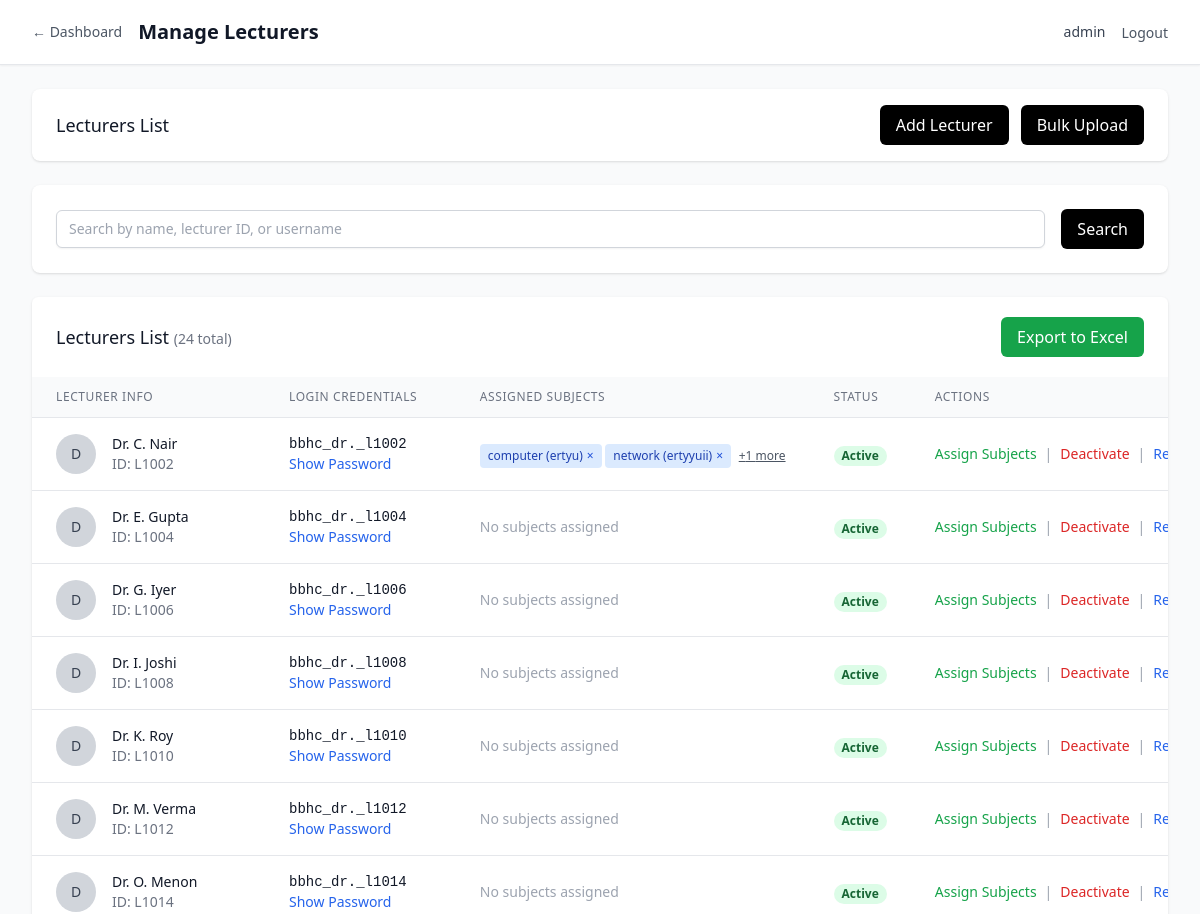
/management/lecturers (signed in, upper part), run on an earlier commit of the app's database.
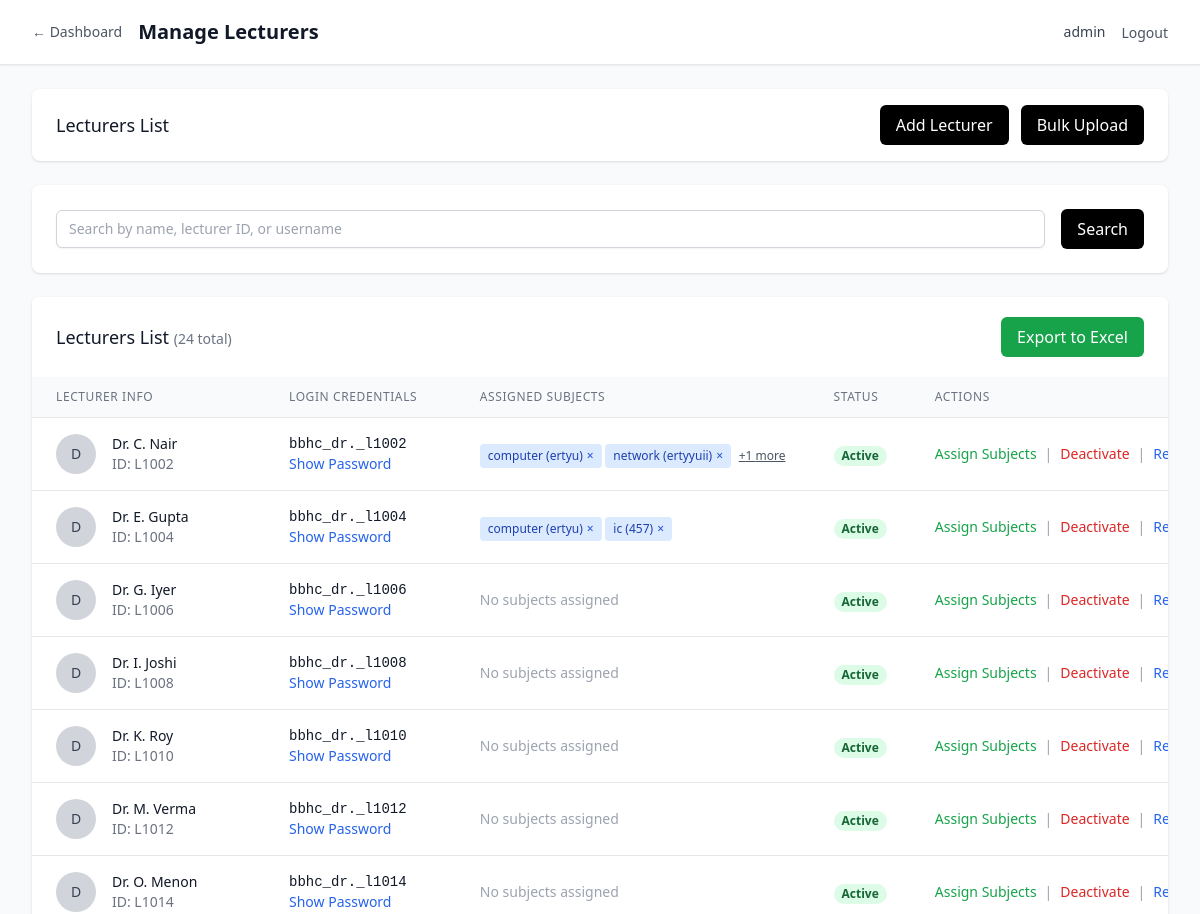
And on a later commit of the database.
### models/user.py (models this page shows, shortened)
class Lecturer(db.Model):
    __tablename__ = 'lecturer'
    id = db.Column(db.Integer, primary_key=True)
    lecturer_id = db.Column(db.String(20), unique=True, nullable=False, index=True)
    name = db.Column(db.String(100), nullable=False)
    username = db.Column(db.String(80), unique=True, nullable=False, index=True)
    password_hash = db.Column(db.String(120), nullable=False)
    password_encrypted = db.Column(db.Text, nullable=True)  # Encrypted password for management access
    email = db.Column(db.String(120), unique=True, nullable=True)
    created_at = db.Column(db.DateTime, default=datetime.utcnow)
    last_login = db.Column(db.DateTime)
    is_active = db.Column(db.Boolean, default=True)
    subject_assignments = db.relationship('SubjectAssignment', backref='lecturer', lazy='dynamic')
    attendance_records = db.relationship('AttendanceRecord', backref='lecturer', lazy='dynamic')
    monthly_summaries = db.relationship('MonthlyAttendanceSummary', backref='lecturer', lazy='dynamic')
    student_marks = db.relationship('StudentMarks', backref='lecturer', lazy='dynamic')
    def get_assigned_subjects(self):
        from datetime import datetime
        current_year = datetime.now().year
        active_assignments_current_year = (
            self.subject_assignments
                .filter_by(academic_year=current_year, is_active=True)
                .all()
        )
        return [assignment.subject for assignment in active_assignments_current_year]

### models/academic.py (models this page shows, shortened)
class Subject(db.Model):
    __tablename__ = 'subject'
    id = db.Column(db.Integer, primary_key=True)
    name = db.Column(db.String(100), nullable=False)
    code = db.Column(db.String(20), nullable=False, index=True)
    course_id = db.Column(db.Integer, db.ForeignKey('course.id'), nullable=False)
    semester = db.Column(db.Integer, nullable=False)
    year = db.Column(db.Integer, nullable=False)
    credits = db.Column(db.Integer, default=3)
    description = db.Column(db.Text, nullable=True)
    created_at = db.Column(db.DateTime, default=datetime.utcnow)
    is_active = db.Column(db.Boolean, default=True)
    assignments = db.relationship('SubjectAssignment', backref='subject', lazy='dynamic')
    enrollments = db.relationship('StudentEnrollment', backref='subject', lazy='dynamic')
    attendance_records = db.relationship('AttendanceRecord', backref='subject', lazy='dynamic')
    monthly_summaries = db.relationship('MonthlyAttendanceSummary', backref='subject', lazy='dynamic')
    student_marks = db.relationship('StudentMarks', backref='subject', lazy='dynamic')
    __table_args__ = (db.UniqueConstraint('code', 'course_id', name='unique_subject_code_per_course'),)

### routes/auth.py (the view)
        def decorated_function(*args, **kwargs):
            if not SessionManager.is_authenticated(session):
                flash('Please log in to access this page', 'error')
                return redirect(url_for('auth.index'))
            if user_type:
                if user_type == 'management' and not SessionManager.is_management(session):
                    flash('Access denied. Management login required.', 'error')
                    return redirect(url_for('auth.management_login'))
                elif user_type == 'lecturer' and not SessionManager.is_lecturer(session):
                    flash('Access denied. Lecturer login required.', 'error')
                    return redirect(url_for('auth.lecturer_login'))
            return f(*args, **kwargs)

### templates/management/lecturers.html (shortened to what the changed rows need)
{% extends "base.html" %}
{% block content %}
<div x-data="{
  showAddLecturerModal: false,
  showBulkUploadModal: false,
  showSubjectAssignmentModal: false,
  selectedLecturer: null,
  selectedSubjects: [],
  searchQuery: '',
  showDropdown: false,
  allSubjects: [
    {% for subject in subjects %}
    { id: {{ subject.id }}, name: '{{ subject.name }}', code: '{{ subject.code }}', course_name: '{{ subject.course.name }}' }{% if not loop.last %},{% endif %}
    {% endfor %}
  ],
  errors: {},
  formData: { lecturer_id: '', name: '', subject_ids: [] },
  validateForm() {
    this.errors = {};
    if (!this.formData.lecturer_id) this.errors.lecturer_id = 'Lecturer ID is required';
    if (!this.formData.name) this.errors.name = 'Name is required';
    return Object.keys(this.errors).length === 0;
  },
  handleSubmit(event) {
    if (!this.validateForm()) { event.preventDefault(); return; }
    const form = event.target;
    const formData = new FormData(form);
    fetch(form.action, {
      method: 'POST',
      body: formData,
      headers: { 'X-Requested-With': 'XMLHttpRequest', 'X-CSRF-Token': csrfToken }
    })
    .then(response => response.json())
    .then(data => {
      if (data.success) {
        Swal.fire('Success!', data.message, 'success').then(() => {
          this.resetForm();
          this.showAddLecturerModal = false;
          window.location.reload();
        });
      } else {
        Swal.fire('Error!', data.message, 'error');
      }
    })
    .catch(error => {
      console.error('Error:', error);
      Swal.fire('Error!', 'An unexpected error occurred. Please try again.', 'error');
    });
    event.preventDefault();
  },
  resetForm() {
    this.formData = { lecturer_id: '', name: '', subject_ids: [] };
    this.errors = {};
  },
  resetSubjectAssignment() {
    this.selectedSubjects = [];
    this.searchQuery = '';
    this.showDropdown = false;
  },
  handleBulkUpload(event) {
    const form = event.target;
    const formData = new FormData(form);
    fetch(form.action, {
      method: 'POST',
      body: formData,
      headers: { 'X-Requested-With': 'XMLHttpRequest', 'X-CSRF-Token': csrfToken }
    })
    .then(response => response.json())
    .then(data => {
      if (data.success) {
        Swal.fire('Success!', data.message, 'success').then(() => {
          this.showBulkUploadModal = false;
          window.location.reload();
        });
      } else {
        Swal.fire('Error!', data.message || 'Failed to upload file. Please try again.', 'error');
      }
    })
    .catch(error => {
      console.error('Error:', error);
      Swal.fire('Error!', 'An unexpected error occurred. Please try again.', 'error');
    });
  },
  handleSubjectAssignment(event) {
    const form = event.target;
    const formData = new FormData(form);
    const subjectIds = formData.getAll('subject_ids');
    if (!this.selectedLecturer || subjectIds.length === 0) {
      Swal.fire('Error!', 'Please select at least one subject.', 'error');
      return;
    }
    fetch(`/management/lecturers/${this.selectedLecturer.id}/assign-subjects`, {
      method: 'POST',
      body: formData,
      headers: { 'X-Requested-With': 'XMLHttpRequest', 'X-CSRF-Token': csrfToken }
    })
    .then(response => response.json())
    .then(data => {
      if (data.success) {
        Swal.fire('Success!', data.message, 'success').then(() => {
          this.showSubjectAssignmentModal = false;
          this.selectedLecturer = null;
          this.selectedSubjects = [];
          this.searchQuery = '';
          window.location.reload();
        });
      } else {
        Swal.fire('Error!', data.message, 'error');
      }
    })
    .catch(error => {
      console.error('Error:', error);
      Swal.fire('Error!', 'An unexpected error occurred. Please try again.', 'error');
    });
  },
  toggleSubject(subjectId) {
    const index = this.selectedSubjects.indexOf(subjectId);
    if (index > -1) {
      this.selectedSubjects.splice(index, 1);
    } else {
      this.selectedSubjects.push(subjectId);
    }
  },
  removeSubject(subjectId) {
    const index = this.selectedSubjects.indexOf(subjectId);
    if (index > -1) {
      this.selectedSubjects.splice(index, 1);
    }
  },
  getFilteredSubjects() {
    if (!this.searchQuery) return this.allSubjects;
    return this.allSubjects.filter(subject =>
      subject.name.toLowerCase().includes(this.searchQuery.toLowerCase()) ||
      subject.code.toLowerCase().includes(this.searchQuery.toLowerCase()) ||
      subject.course_name.toLowerCase().includes(this.searchQuery.toLowerCase())
    );
  },
  getSelectedSubjectNames() {
    return this.selectedSubjects.map(id => {
      const subject = this.allSubjects.find(s => s.id == id);
      return subject ? `${subject.name} (${subject.code})` : '';
    });
  }
}">
<div class="min-h-screen bg-gray-50">
    <nav class="bg-white shadow-sm border-b border-gray-200">
        <div class="max-w-7xl mx-auto px-4 sm:px-6 lg:px-8">
            <div class="flex justify-between h-16">
                <div class="flex items-center space-x-4">
                    <h1 class="text-xl font-semibold text-gray-900">Manage Lecturers</h1>
                </div>
            </div>
        </div>
    </nav>
    <div class="max-w-7xl mx-auto py-6 sm:px-6 lg:px-8">
        <div class="bg-white shadow overflow-hidden sm:rounded-md">
            {% if lecturers %}
            <table class="min-w-full divide-y divide-gray-200">
                <thead>
                    <tr>
                        <th class="px-6 py-3 bg-gray-50 text-left text-xs font-medium text-gray-500 uppercase tracking-wider">Lecturer Info</th>
                        <th class="px-6 py-3 bg-gray-50 text-left text-xs font-medium text-gray-500 uppercase tracking-wider">Login Credentials</th>
                        <th class="px-6 py-3 bg-gray-50 text-left text-xs font-medium text-gray-500 uppercase tracking-wider">Assigned Subjects</th>
                        <th class="px-6 py-3 bg-gray-50 text-left text-xs font-medium text-gray-500 uppercase tracking-wider">Status</th>
                        <th class="px-6 py-3 bg-gray-50 text-left text-xs font-medium text-gray-500 uppercase tracking-wider">Actions</th>
                    </tr>
                </thead>
                <tbody class="bg-white divide-y divide-gray-200">
                    {% for lecturer in lecturers %}
                    <tr>
                        <td class="px-6 py-4 whitespace-nowrap">
                            <div class="flex items-center">
                                <div class="flex-shrink-0 h-10 w-10 rounded-full bg-gray-300 flex items-center justify-center">
                                    <span class="text-sm font-medium text-gray-700">{{ lecturer.name[0].upper() }}</span>
                                </div>
                                <div class="ml-4">
                                    <div class="text-sm font-medium text-gray-900">{{ lecturer.name }}</div>
                                    <div class="text-sm text-gray-500">ID: {{ lecturer.lecturer_id }}</div>
                                </div>
                            </div>
                        </td>
                        <td class="px-6 py-4 whitespace-nowrap">
                            <div class="text-sm text-gray-900 font-mono">{{ lecturer.username }}</div>
                            <div class="text-sm text-gray-500">
                                <button onclick="showPassword('{{ lecturer.id }}')"
                                        class="text-blue-600 hover:text-blue-800 cursor-pointer">
                                    Show Password
                                </button>
                            </div>
                        </td>
                        <td class="px-6 py-4 whitespace-nowrap text-sm text-gray-900">
                            {% set assigned_subjects = lecturer.get_assigned_subjects() %}
                            {% if assigned_subjects %}
                                <div id="assigned-subjects-{{ lecturer.id }}" class="space-y-1" data-subjects='[{% for s in assigned_subjects %}{"id":{{ s.id }},"name":"{{ s.name }}","code":"{{ s.code }}"}{% if not loop.last %},{% endif %}{% endfor %}]'>
                                    {% for subject in assigned_subjects[:2] %}
                                    <div class="inline-flex items-center text-xs bg-blue-100 text-blue-800 px-2 py-1 rounded">
                                        {{ subject.name }} ({{ subject.code }})
                                        <button type="button"
                                                class="ml-1 text-blue-700 hover:text-blue-900"
                                                onclick="unassignSubject({{ lecturer.id }}, '{{ lecturer.name }}', {{ subject.id }}, '{{ subject.name }} ({{ subject.code }})')"
                                        >
                                            ×
                                        </button>
                                    </div>
                                    {% endfor %}
                                    {% if assigned_subjects|length > 2 %}
                                    <button type="button" class="text-xs text-gray-600 underline ml-1" onclick="showAllAssignedSubjects({{ lecturer.id }}, '{{ lecturer.name }}')">
                                        +{{ assigned_subjects|length - 2 }} more
                                    </button>
                                    {% endif %}
                                </div>
                            {% else %}
                                <span class="text-gray-400">No subjects assigned</span>
                            {% endif %}
                        </td>
                        <td class="px-6 py-4 whitespace-nowrap">
                            {% if lecturer.is_active %}
                            <span class="px-2 inline-flex text-xs leading-5 font-semibold rounded-full bg-green-100 text-green-800">
                                Active
                            </span>
                            {% else %}
                            <span class="px-2 inline-flex text-xs leading-5 font-semibold rounded-full bg-red-100 text-red-800">
                                Inactive
                            </span>
                            {% endif %}
                        </td>
                        <td class="px-6 py-4 whitespace-nowrap text-sm font-medium">
                            <div class="flex space-x-2">
                                <button onclick="openSubjectAssignmentModal({{ lecturer.id }}, '{{ lecturer.name }}')"
                                        class="text-green-600 hover:text-green-800">
                                    Assign Subjects
                                </button>
                                <span class="text-gray-400">|</span>
                                <button onclick="toggleLecturerStatus({{ lecturer.id }}, '{{ lecturer.name }}', {{ lecturer.is_active|lower }})"
                                        class="{% if lecturer.is_active %}text-red-600 hover:text-red-800{% else %}text-green-600 hover:text-green-800{% endif %}">
                                    {% if lecturer.is_active %}Deactivate{% else %}Activate{% endif %}
                                </button>
                                <span class="text-gray-400">|</span>
                                <button onclick="resetLecturerPassword({{ lecturer.id }}, '{{ lecturer.name }}')"
                                        class="text-blue-600 hover:text-blue-800">
                                    Reset Password
                                </button>
                            </div>
                        </td>
                    </tr>
                    {% endfor %}
                </tbody>
            </table>
            {% else %}
            <div class="px-4 py-5 sm:px-6 text-center">
                <p class="text-gray-500">No lecturers found.</p>
            </div>
            {% endif %}
        </div>
    </div>
</div>
{% endblock %}

What changed in the data, as far as the page shows it:
changed Lecturer "Dr. E. Gupta": gains Subject (name "ic", code "457"); gains Subject (name "computer", code "ertyu"); no longer shows "No subjects assigned"
